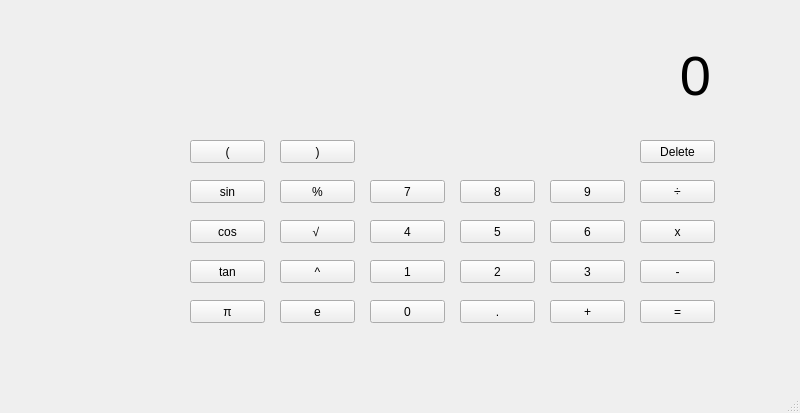
<?xml version="1.0" encoding="UTF-8"?>
<ui version="4.0">
 <class>MainWindow</class>
 <widget class="QMainWindow" name="MainWindow">
  <property name="geometry">
   <rect>
    <x>0</x>
    <y>0</y>
    <width>800</width>
    <height>413</height>
   </rect>
  </property>
  <property name="windowTitle">
   <string>MainWindow</string>
  </property>
  <widget class="QWidget" name="centralwidget">
   <widget class="QPushButton" name="neufButton">
    <property name="geometry">
     <rect>
      <x>550</x>
      <y>180</y>
      <width>75</width>
      <height>23</height>
     </rect>
    </property>
    <property name="text">
     <string>9</string>
    </property>
   </widget>
   <widget class="QPushButton" name="diviserButton">
    <property name="geometry">
     <rect>
      <x>640</x>
      <y>180</y>
      <width>75</width>
      <height>23</height>
     </rect>
    </property>
    <property name="text">
     <string>÷</string>
    </property>
   </widget>
   <widget class="QPushButton" name="septButton">
    <property name="geometry">
     <rect>
      <x>370</x>
      <y>180</y>
      <width>75</width>
      <height>23</height>
     </rect>
    </property>
    <property name="text">
     <string>7</string>
    </property>
   </widget>
   <widget class="QPushButton" name="pointButton">
    <property name="geometry">
     <rect>
      <x>460</x>
      <y>300</y>
      <width>75</width>
      <height>23</height>
     </rect>
    </property>
    <property name="text">
     <string>.</string>
    </property>
   </widget>
   <widget class="QPushButton" name="piButton">
    <property name="geometry">
     <rect>
      <x>190</x>
      <y>300</y>
      <width>75</width>
      <height>23</height>
     </rect>
    </property>
    <property name="text">
     <string>π</string>
    </property>
   </widget>
   <widget class="QPushButton" name="deleteButton">
    <property name="geometry">
     <rect>
      <x>640</x>
      <y>140</y>
      <width>75</width>
      <height>23</height>
     </rect>
    </property>
    <property name="text">
     <string>Delete</string>
    </property>
   </widget>
   <widget class="QPushButton" name="cosButton">
    <property name="geometry">
     <rect>
      <x>190</x>
      <y>220</y>
      <width>75</width>
      <height>23</height>
     </rect>
    </property>
    <property name="text">
     <string>cos</string>
    </property>
   </widget>
   <widget class="QPushButton" name="unButton">
    <property name="geometry">
     <rect>
      <x>370</x>
      <y>260</y>
      <width>75</width>
      <height>23</height>
     </rect>
    </property>
    <property name="text">
     <string>1</string>
    </property>
   </widget>
   <widget class="QPushButton" name="resultatButton">
    <property name="geometry">
     <rect>
      <x>640</x>
      <y>300</y>
      <width>75</width>
      <height>23</height>
     </rect>
    </property>
    <property name="text">
     <string>=</string>
    </property>
   </widget>
   <widget class="QPushButton" name="plusButton">
    <property name="geometry">
     <rect>
      <x>550</x>
      <y>300</y>
      <width>75</width>
      <height>23</height>
     </rect>
    </property>
    <property name="text">
     <string>+</string>
    </property>
   </widget>
   <widget class="QPushButton" name="quatreButton">
    <property name="geometry">
     <rect>
      <x>370</x>
      <y>220</y>
      <width>75</width>
      <height>23</height>
     </rect>
    </property>
    <property name="text">
     <string>4</string>
    </property>
   </widget>
   <widget class="QPushButton" name="parentheseGaucheButton">
    <property name="geometry">
     <rect>
      <x>190</x>
      <y>140</y>
      <width>75</width>
      <height>23</height>
     </rect>
    </property>
    <property name="text">
     <string>(</string>
    </property>
   </widget>
   <widget class="QPushButton" name="huitButton">
    <property name="geometry">
     <rect>
      <x>460</x>
      <y>180</y>
      <width>75</width>
      <height>23</height>
     </rect>
    </property>
    <property name="text">
     <string>8</string>
    </property>
   </widget>
   <widget class="QPushButton" name="troisButton">
    <property name="geometry">
     <rect>
      <x>550</x>
      <y>260</y>
      <width>75</width>
      <height>23</height>
     </rect>
    </property>
    <property name="text">
     <string>3</string>
    </property>
   </widget>
   <widget class="QPushButton" name="zeroButton">
    <property name="geometry">
     <rect>
      <x>370</x>
      <y>300</y>
      <width>75</width>
      <height>23</height>
     </rect>
    </property>
    <property name="text">
     <string>0</string>
    </property>
   </widget>
   <widget class="QLabel" name="outputLabel">
    <property name="geometry">
     <rect>
      <x>100</x>
      <y>30</y>
      <width>611</width>
      <height>91</height>
     </rect>
    </property>
    <property name="font">
     <font>
      <pointsize>42</pointsize>
     </font>
    </property>
    <property name="frameShadow">
     <enum>QFrame::Raised</enum>
    </property>
    <property name="text">
     <string>0</string>
    </property>
    <property name="alignment">
     <set>Qt::AlignRight|Qt::AlignTrailing|Qt::AlignVCenter</set>
    </property>
    <property name="margin">
     <number>10</number>
    </property>
   </widget>
   <widget class="QPushButton" name="carreButton">
    <property name="geometry">
     <rect>
      <x>280</x>
      <y>260</y>
      <width>75</width>
      <height>23</height>
     </rect>
    </property>
    <property name="text">
     <string>^</string>
    </property>
   </widget>
   <widget class="QPushButton" name="pushButton_11">
    <property name="geometry">
     <rect>
      <x>280</x>
      <y>300</y>
      <width>75</width>
      <height>23</height>
     </rect>
    </property>
    <property name="text">
     <string>e</string>
    </property>
   </widget>
   <widget class="QPushButton" name="multiplierButton_2">
    <property name="geometry">
     <rect>
      <x>640</x>
      <y>220</y>
      <width>75</width>
      <height>23</height>
     </rect>
    </property>
    <property name="text">
     <string>x</string>
    </property>
   </widget>
   <widget class="QPushButton" name="sinButton">
    <property name="geometry">
     <rect>
      <x>190</x>
      <y>180</y>
      <width>75</width>
      <height>23</height>
     </rect>
    </property>
    <property name="text">
     <string>sin</string>
    </property>
   </widget>
   <widget class="QPushButton" name="sixButton">
    <property name="geometry">
     <rect>
      <x>550</x>
      <y>220</y>
      <width>75</width>
      <height>23</height>
     </rect>
    </property>
    <property name="text">
     <string>6</string>
    </property>
   </widget>
   <widget class="QPushButton" name="moinsButton">
    <property name="enabled">
     <bool>true</bool>
    </property>
    <property name="geometry">
     <rect>
      <x>640</x>
      <y>260</y>
      <width>75</width>
      <height>23</height>
     </rect>
    </property>
    <property name="text">
     <string>-</string>
    </property>
   </widget>
   <widget class="QPushButton" name="parentheseDroiteButton">
    <property name="geometry">
     <rect>
      <x>280</x>
      <y>140</y>
      <width>75</width>
      <height>23</height>
     </rect>
    </property>
    <property name="text">
     <string>)</string>
    </property>
   </widget>
   <widget class="QPushButton" name="poucentageButton">
    <property name="geometry">
     <rect>
      <x>280</x>
      <y>180</y>
      <width>75</width>
      <height>23</height>
     </rect>
    </property>
    <property name="text">
     <string>%</string>
    </property>
   </widget>
   <widget class="QPushButton" name="tanButton">
    <property name="geometry">
     <rect>
      <x>190</x>
      <y>260</y>
      <width>75</width>
      <height>23</height>
     </rect>
    </property>
    <property name="text">
     <string>tan</string>
    </property>
   </widget>
   <widget class="QPushButton" name="cinqButton">
    <property name="geometry">
     <rect>
      <x>460</x>
      <y>220</y>
      <width>75</width>
      <height>23</height>
     </rect>
    </property>
    <property name="text">
     <string>5</string>
    </property>
   </widget>
   <widget class="QPushButton" name="racinecarreButton">
    <property name="geometry">
     <rect>
      <x>280</x>
      <y>220</y>
      <width>75</width>
      <height>23</height>
     </rect>
    </property>
    <property name="text">
     <string>√ </string>
    </property>
   </widget>
   <widget class="QPushButton" name="deuxButton">
    <property name="geometry">
     <rect>
      <x>460</x>
      <y>260</y>
      <width>75</width>
      <height>23</height>
     </rect>
    </property>
    <property name="text">
     <string>2</string>
    </property>
   </widget>
  </widget>
  <widget class="QMenuBar" name="menubar">
   <property name="geometry">
    <rect>
     <x>0</x>
     <y>0</y>
     <width>800</width>
     <height>21</height>
    </rect>
   </property>
  </widget>
  <widget class="QStatusBar" name="statusbar"/>
 </widget>
 <resources/>
 <connections/>
</ui>
